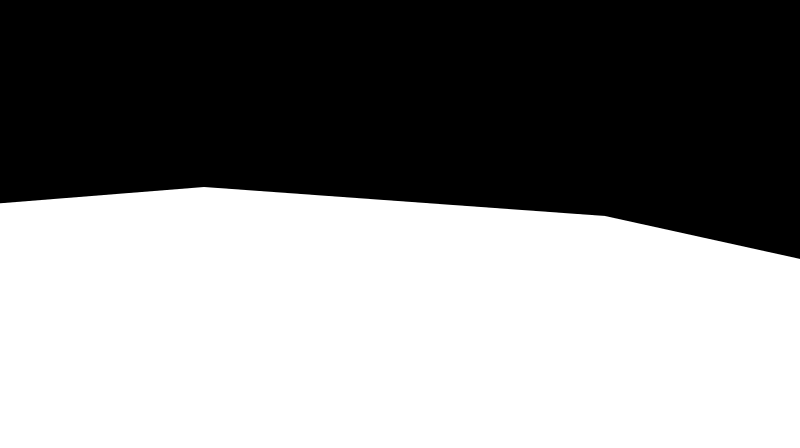
#> input picture data/mask/log1/010-rgb.png, 800 x 448 px, found by its file name
$ python detect_post_feet.py
#> lines starting #> are read from the running program, lines starting #| are printed output that depends on the picture; after the words box and inside, x2 and y2 are one past the last pixel; in counts of white or black regions, pixels touching at a corner belong together
import cv2
import numpy as np

kernel_size = 5

kernel = cv2.getStructuringElement(cv2.MORPH_RECT, (kernel_size, kernel_size))
kernel_2 = cv2.getStructuringElement(cv2.MORPH_RECT, (2, 2))
kernel_3 = cv2.getStructuringElement(cv2.MORPH_RECT, (3, 3))

img = cv2.imread('But-Poto/data/log1/010-rgb.png', cv2.IMREAD_GRAYSCALE)
#> img is the input picture: shape (448, 800); min 0, max 255, mean 136.2
terrain_mask = cv2.imread('But-Poto/data/mask/log1/010-rgb.png', cv2.IMREAD_GRAYSCALE)
assert(terrain_mask.shape == img.shape)

for row in range(len(img)):
    for col in range(len(img[row])):
        if (terrain_mask[row][col] == 0):
            img[row][col] = 0

img_eroded = cv2.erode(img, kernel, iterations=1)
img -= img_eroded
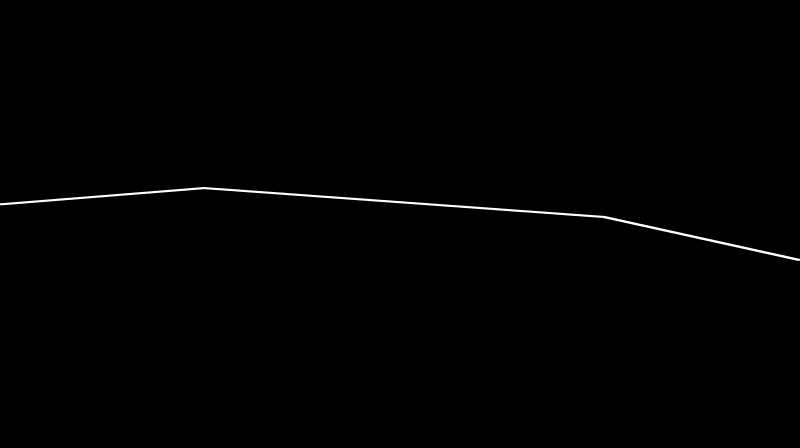
#> img: shape (448, 800); min 0, max 255, mean 1.3

img = cv2.threshold(img, 100, 255, cv2.THRESH_BINARY)[1]
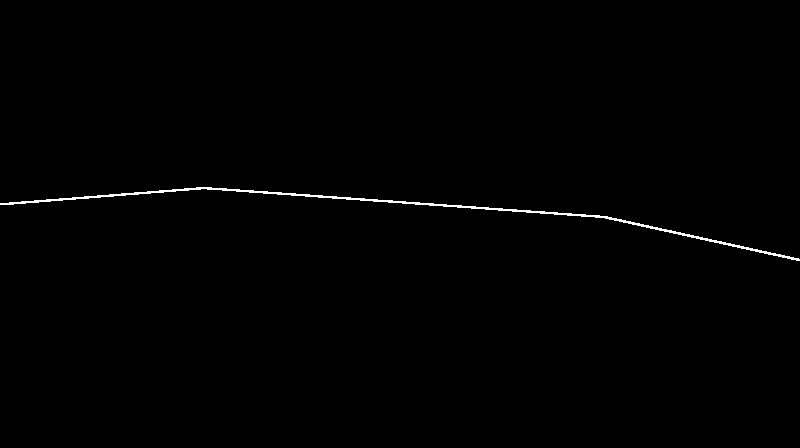
#> img: shape (448, 800); 0.54% white in thin lines or dots, all inside (x1, y1, x2, y2) = (0, 187, 800, 261)

img = cv2.erode(img, kernel_2, iterations=1)
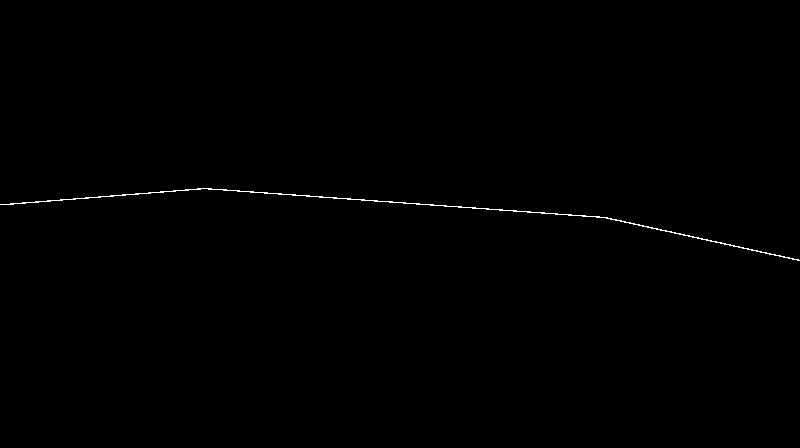
#> img: shape (448, 800); 0.29% white in thin lines or dots, all inside (x1, y1, x2, y2) = (0, 188, 800, 261)
img = cv2.dilate(img, kernel, iterations=1)
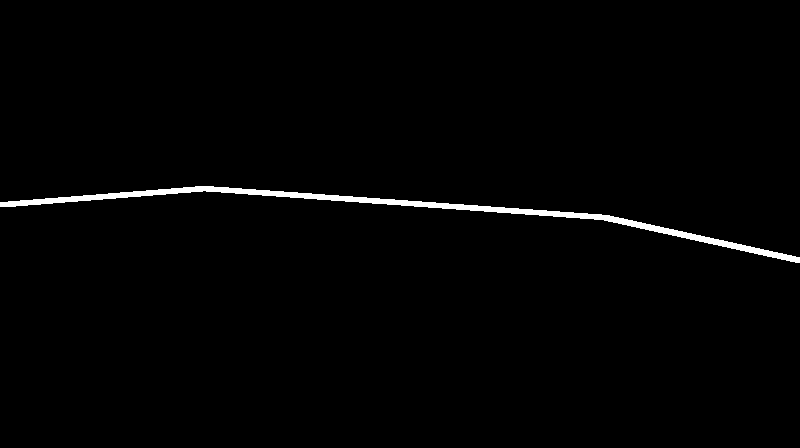
#> img: shape (448, 800); 1.3% white; 1 white region, box (x1, y1, x2, y2) and area: (0, 186, 800, 263) 4607
img = cv2.erode(img, kernel_2, iterations=4)
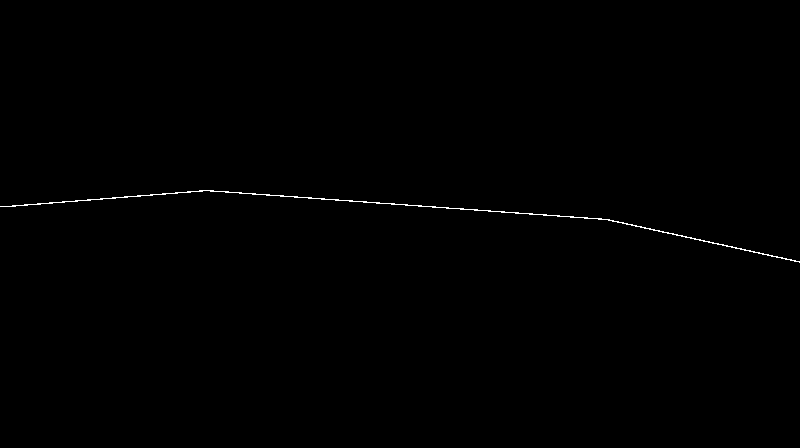
#> img: shape (448, 800); 0.29% white in thin lines or dots, all inside (x1, y1, x2, y2) = (0, 190, 800, 263)

cv2.imshow('image', img)
cv2.waitKey(0)
cv2.destroyAllWindows()

$ run again, with data/mask/log1/020-rgb.png copied over data/mask/log1/010-rgb.png
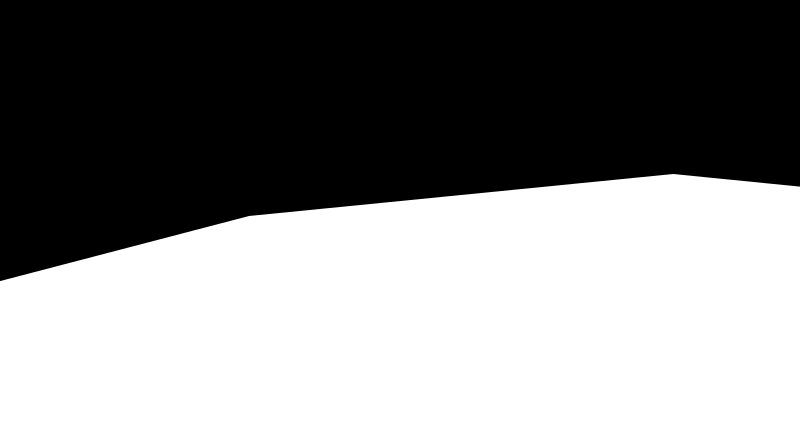
#> input picture data/mask/log1/020-rgb.png, 800 x 448 px, found by its file name
#> img is the input picture: shape (448, 800); min 0, max 255, mean 135.8
#> `img = cv2.erode(img, kernel_2, iterations=1)`:
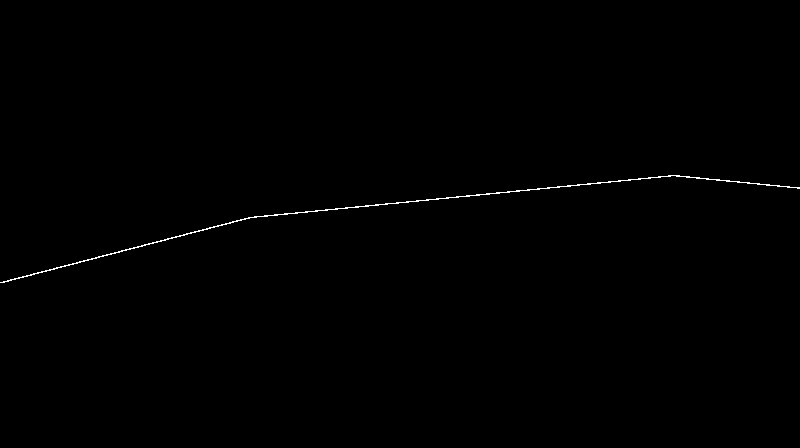
#> img: shape (448, 800); 0.31% white in thin lines or dots, all inside (x1, y1, x2, y2) = (0, 175, 800, 283)
#> `img = cv2.erode(img, kernel_2, iterations=4)`:
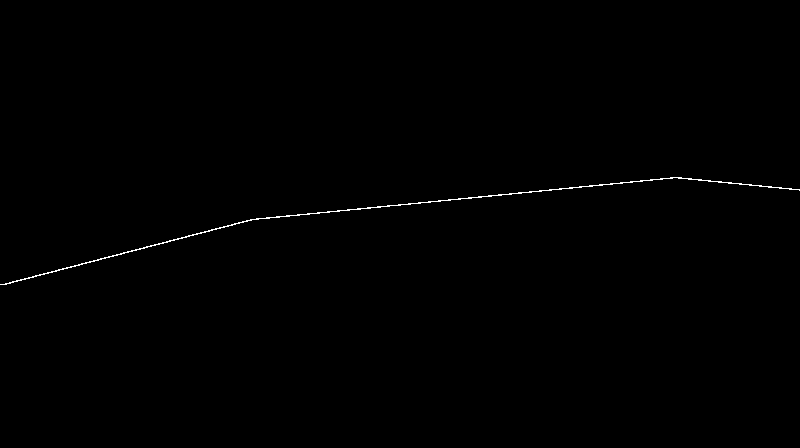
#> img: shape (448, 800); 0.31% white in thin lines or dots, all inside (x1, y1, x2, y2) = (0, 177, 800, 285)

$ run again, with data/mask/log1/095-rgb.png copied over data/mask/log1/010-rgb.png
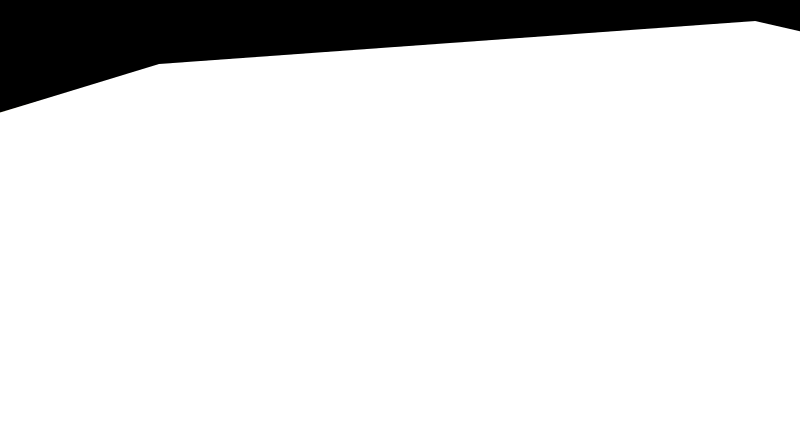
#> input picture data/mask/log1/095-rgb.png, 800 x 448 px, found by its file name
#> `img = cv2.threshold(img, 100, 255, cv2.THRESH_BINARY)[1]`:
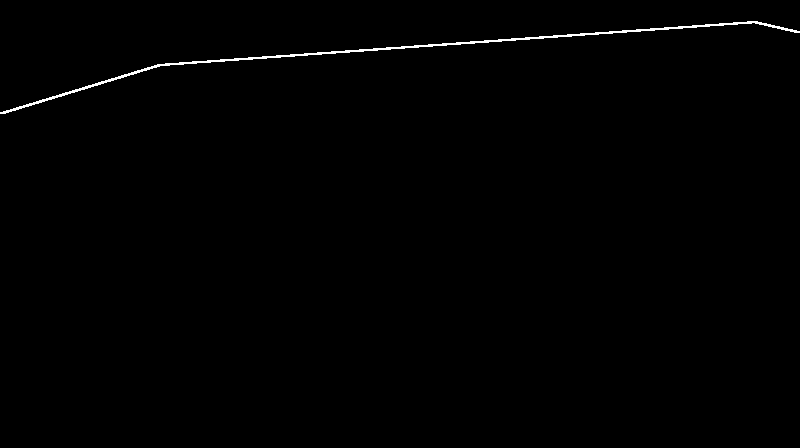
#> img: shape (448, 800); 0.55% white in thin lines or dots, all inside (x1, y1, x2, y2) = (0, 21, 800, 114)
#> `img = cv2.erode(img, kernel_2, iterations=4)`:
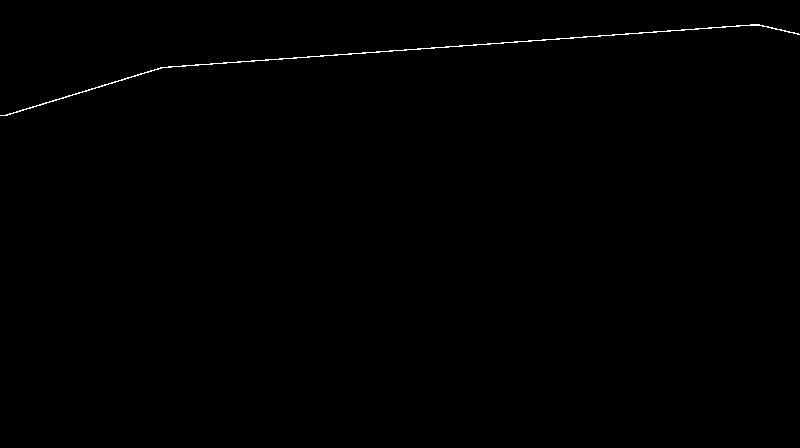
#> img: shape (448, 800); 0.3% white in thin lines or dots, all inside (x1, y1, x2, y2) = (0, 24, 800, 116)
